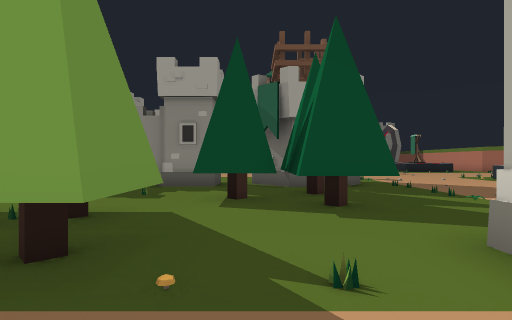
view 1 (above)

24 first-person views from a walk through a Unity game level. The camera is 1.4 m above the floor, looks level and sees 80° across. The floor is counted in squares, 2 m on a side. Each view is taken from the middle of a square. On the plan, view 1 faces up. The plan holds only what a view shows up to about 10 squares ahead; the rest is blank. The place goes on beyond the plan.

view 2
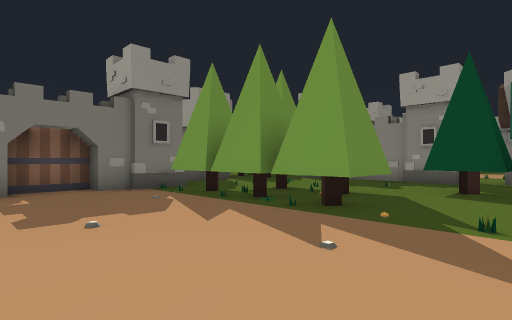

view 3
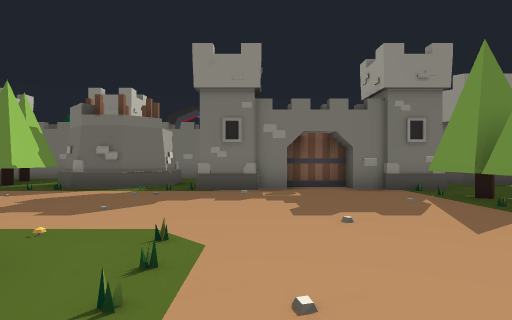

view 4
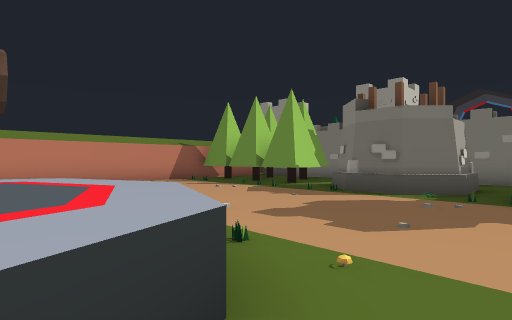

view 5
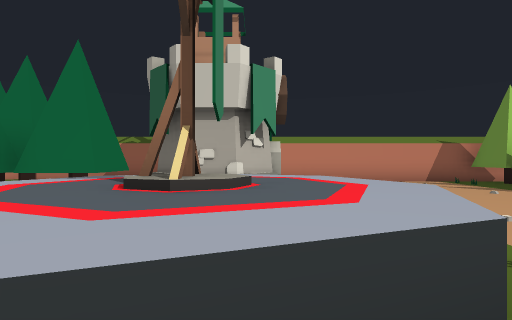

view 6
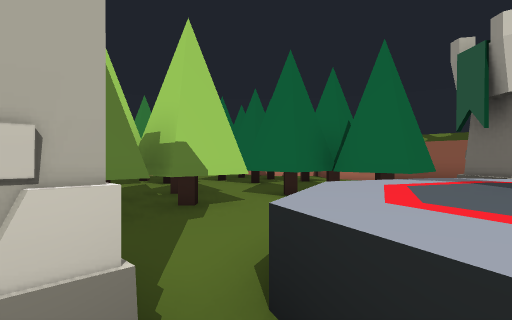

view 7
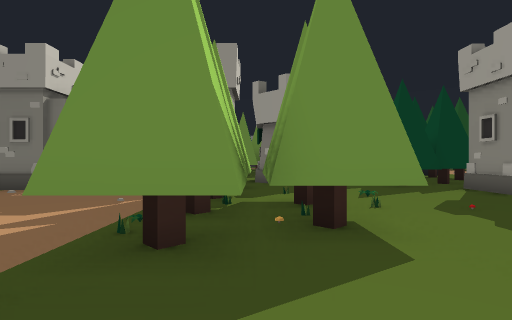

view 8
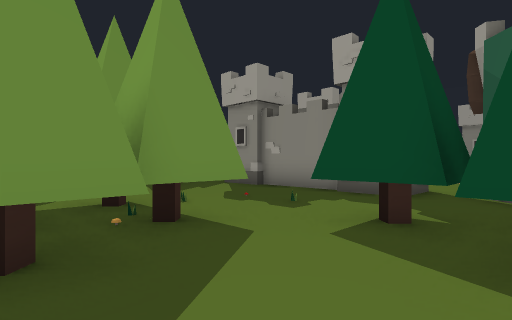

view 9
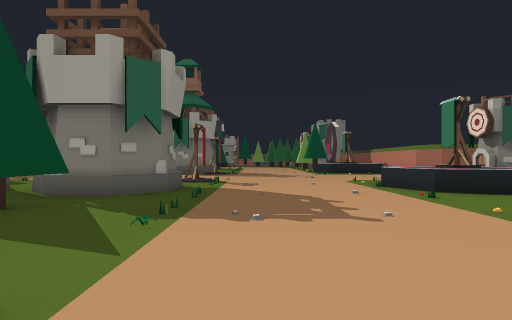

view 10
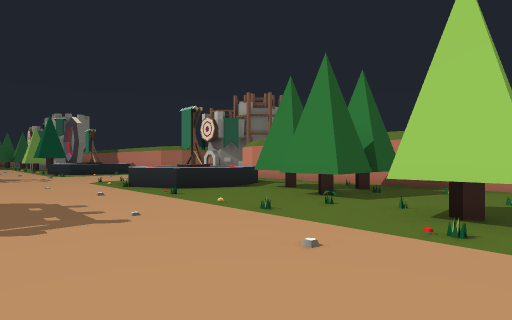

view 11
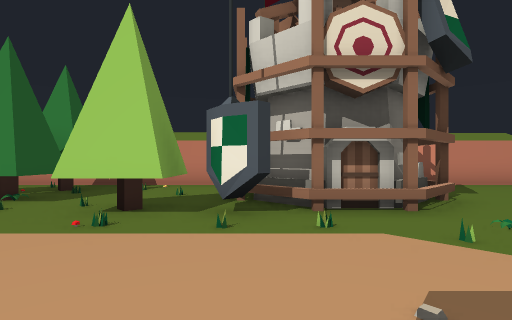

view 12
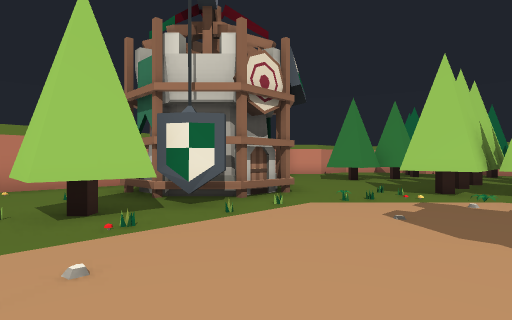

view 13
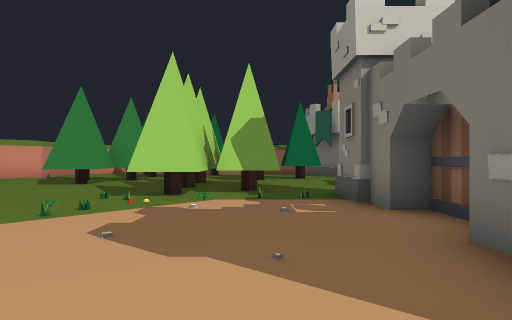

view 14
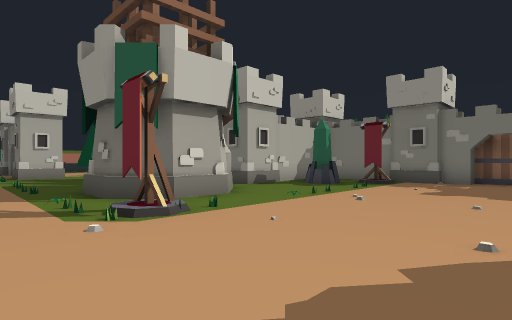

view 15
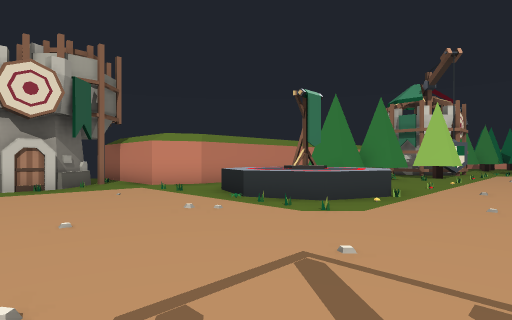

view 16
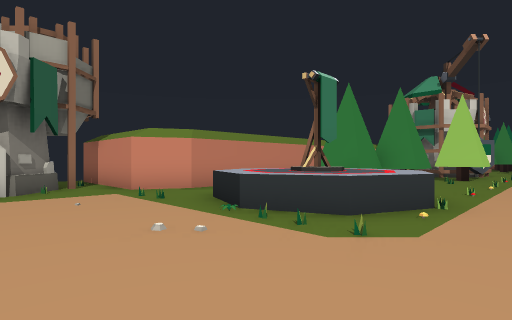

view 17
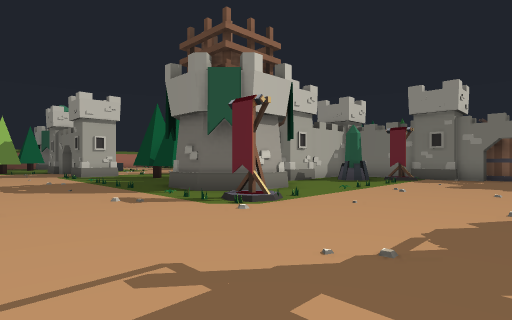

view 18
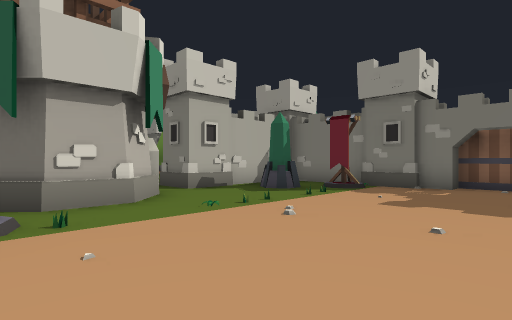

view 19
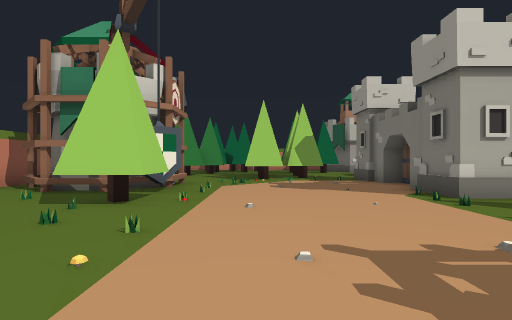

view 20
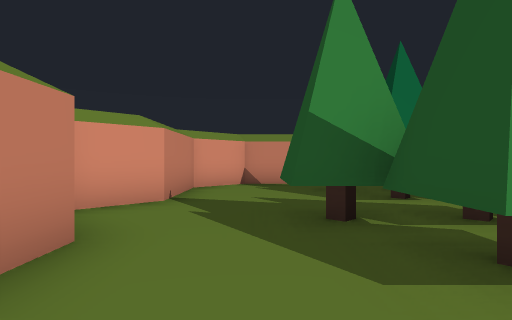

view 21
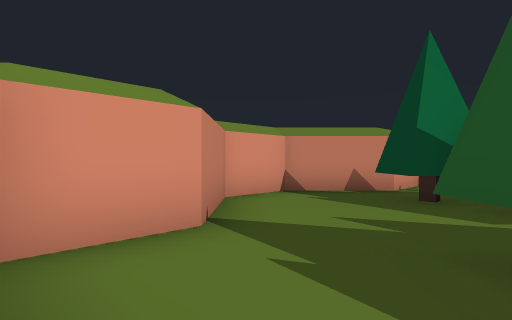

view 22
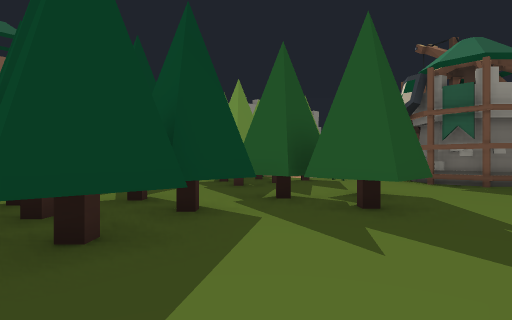

view 23
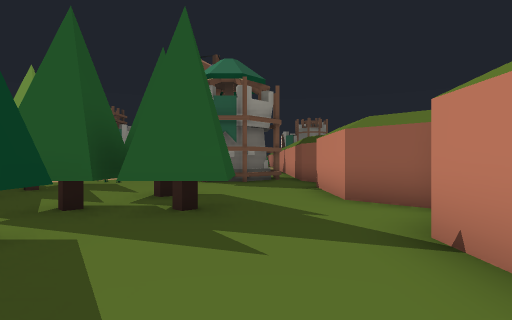

view 24
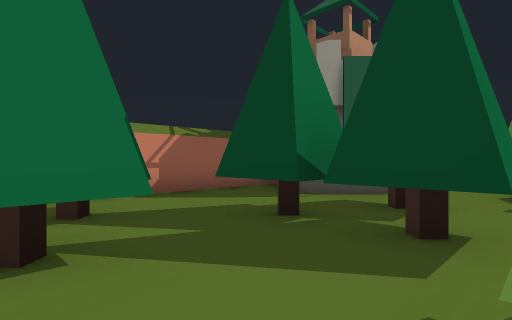

### Floor plan
Key: @ floor where view 1 was taken; # wall or solid block; . floor; ^ raised ledge; T tower; R tree; G gate; C crystal; O other object.
Columns run from 11 left of view 1 to 15 right of it. Each row starts with its distance up from view 1.
 16          ..............
 15      G....................#
 14      #....................#
 13      #....................#
 12      #.O......O......^....#
 11      #..C...TT......^^^^.##
 10      #.....TTTT.....^^^^.#
  9   R# T####TTTTT.....^^^^.#
  8   R#.T...T..TT.......^...#
  7    R#.......#R........#R.#
  6     ......R##R.......###.#
  5    #......R#RR.......###.#
  4    #...#R#..R............#
  3   ^...RRRRR.........R#...#
  2     #.#R#R#..##.....RR...#
  1     #........ #.....TTTT.#
  0     G......@.G......TTTTT#
 -1     #........G......TTTT #
 -2     #........ #......TTT.#
 -3     ##.......###.R#.......
 -4 #..........^^^ R#RR......#
 -5 # ###.....^^^^.RRR#......#
 -6     #.....^^^^.R#RR..#...#
 -7     #.... .^^^.RRR#.RR#..##
 -8    ......  ...RR#...#R#...#
 -9    ##...   ...#R#.RRRR...##
-10   ###...   TTT..#.R##R...#
-11     #..    TTT....##R#...#
-12   R##..    T T.... RRR...#
-13     #  ####  #############

Positions as (right, up) in squares from view 1, and headings:
1: (0, 0), facing up
2: (1, -2), facing up-left
3: (1, -2), facing left
4: (0, -3), facing down-left
5: (0, -3), facing down
6: (1, -3), facing down-right
7: (1, 3), facing left
8: (1, 2), facing up-left
9: (5, 2), facing up
10: (5, 2), facing up-right
11: (5, 1), facing right
12: (5, 4), facing down-right
13: (5, 3), facing down
14: (5, 16), facing down-left
15: (6, 16), facing down-right
16: (7, 15), facing down-right
17: (7, 16), facing down-left
18: (3, 16), facing down-left
19: (7, 8), facing down
20: (12, -4), facing down
21: (13, -6), facing down
22: (13, -12), facing up-left
23: (12, -12), facing up
24: (8, -7), facing down-left
